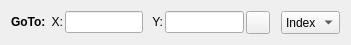
        <widget class="QWidget" name="layoutWidget">
         <property name="geometry">
          <rect>
           <x>173</x>
           <y>100</y>
           <width>351</width>
           <height>34</height>
          </rect>
         </property>
         <layout class="QHBoxLayout" name="gotoLayout">
          <property name="spacing">
           <number>2</number>
          </property>
          <property name="sizeConstraint">
           <enum>QLayout::SetDefaultConstraint</enum>
          </property>
          <item alignment="Qt::AlignHCenter|Qt::AlignVCenter">
           <widget class="QLabel" name="gotoLabel">
            <property name="enabled">
             <bool>true</bool>
            </property>
            <property name="sizePolicy">
             <sizepolicy hsizetype="Preferred" vsizetype="Preferred">
              <horstretch>0</horstretch>
              <verstretch>0</verstretch>
             </sizepolicy>
            </property>
            <property name="maximumSize">
             <size>
              <width>55</width>
              <height>16777215</height>
             </size>
            </property>
            <property name="font">
             <font>
              <weight>75</weight>
              <bold>true</bold>
             </font>
            </property>
            <property name="toolTip">
             <string>Go to X and Y position</string>
            </property>
            <property name="statusTip">
             <string/>
            </property>
            <property name="text">
             <string>GoTo: </string>
            </property>
           </widget>
          </item>
          <item alignment="Qt::AlignHCenter|Qt::AlignVCenter">
           <widget class="QLabel" name="gotoXLabel">
            <property name="enabled">
             <bool>true</bool>
            </property>
            <property name="sizePolicy">
             <sizepolicy hsizetype="Preferred" vsizetype="Preferred">
              <horstretch>0</horstretch>
              <verstretch>0</verstretch>
             </sizepolicy>
            </property>
            <property name="maximumSize">
             <size>
              <width>55</width>
              <height>16777215</height>
             </size>
            </property>
            <property name="text">
             <string>X:</string>
            </property>
            <property name="alignment">
             <set>Qt::AlignRight|Qt::AlignTrailing|Qt::AlignVCenter</set>
            </property>
           </widget>
          </item>
          <item alignment="Qt::AlignHCenter|Qt::AlignVCenter">
           <widget class="QLineEdit" name="gotoXbox">
            <property name="enabled">
             <bool>true</bool>
            </property>
            <property name="sizePolicy">
             <sizepolicy hsizetype="Maximum" vsizetype="Fixed">
              <horstretch>0</horstretch>
              <verstretch>0</verstretch>
             </sizepolicy>
            </property>
            <property name="minimumSize">
             <size>
              <width>50</width>
              <height>0</height>
             </size>
            </property>
            <property name="maximumSize">
             <size>
              <width>100</width>
              <height>120</height>
             </size>
            </property>
            <property name="toolTip">
             <string>&lt;html&gt;&lt;head/&gt;&lt;body&gt;&lt;p&gt;Go To this X axis coordinate&lt;/p&gt;&lt;/body&gt;&lt;/html&gt;</string>
            </property>
            <property name="statusTip">
             <string/>
            </property>
            <property name="inputMethodHints">
             <set>Qt::ImhFormattedNumbersOnly|Qt::ImhPreferNumbers</set>
            </property>
           </widget>
          </item>
          <item alignment="Qt::AlignHCenter|Qt::AlignVCenter">
           <widget class="QLabel" name="gotoYLabel">
            <property name="enabled">
             <bool>true</bool>
            </property>
            <property name="sizePolicy">
             <sizepolicy hsizetype="Preferred" vsizetype="Preferred">
              <horstretch>0</horstretch>
              <verstretch>0</verstretch>
             </sizepolicy>
            </property>
            <property name="maximumSize">
             <size>
              <width>55</width>
              <height>16777215</height>
             </size>
            </property>
            <property name="text">
             <string>  Y:</string>
            </property>
            <property name="alignment">
             <set>Qt::AlignRight|Qt::AlignTrailing|Qt::AlignVCenter</set>
            </property>
           </widget>
          </item>
          <item alignment="Qt::AlignHCenter|Qt::AlignVCenter">
           <widget class="QLineEdit" name="gotoYbox">
            <property name="enabled">
             <bool>true</bool>
            </property>
            <property name="sizePolicy">
             <sizepolicy hsizetype="Maximum" vsizetype="Maximum">
              <horstretch>0</horstretch>
              <verstretch>0</verstretch>
             </sizepolicy>
            </property>
            <property name="minimumSize">
             <size>
              <width>50</width>
              <height>0</height>
             </size>
            </property>
            <property name="maximumSize">
             <size>
              <width>100</width>
              <height>120</height>
             </size>
            </property>
            <property name="toolTip">
             <string>GoTo this Y axis coordinate</string>
            </property>
            <property name="statusTip">
             <string/>
            </property>
            <property name="layoutDirection">
             <enum>Qt::LeftToRight</enum>
            </property>
            <property name="inputMethodHints">
             <set>Qt::ImhFormattedNumbersOnly</set>
            </property>
           </widget>
          </item>
          <item>
           <widget class="QToolButton" name="goto_button">
            <property name="enabled">
             <bool>true</bool>
            </property>
            <property name="sizePolicy">
             <sizepolicy hsizetype="MinimumExpanding" vsizetype="Fixed">
              <horstretch>0</horstretch>
              <verstretch>0</verstretch>
             </sizepolicy>
            </property>
            <property name="minimumSize">
             <size>
              <width>0</width>
              <height>0</height>
             </size>
            </property>
            <property name="maximumSize">
             <size>
              <width>40</width>
              <height>25</height>
             </size>
            </property>
            <property name="toolTip">
             <string>press to go at X and Y position</string>
            </property>
            <property name="statusTip">
             <string/>
            </property>
            <property name="layoutDirection">
             <enum>Qt::LeftToRight</enum>
            </property>
            <property name="text">
             <string/>
            </property>
           </widget>
          </item>
          <item>
           <widget class="QLabel" name="gotoSpacerLabel">
            <property name="sizePolicy">
             <sizepolicy hsizetype="Fixed" vsizetype="Maximum">
              <horstretch>0</horstretch>
              <verstretch>0</verstretch>
             </sizepolicy>
            </property>
            <property name="maximumSize">
             <size>
              <width>20</width>
              <height>20</height>
             </size>
            </property>
            <property name="text">
             <string/>
            </property>
           </widget>
          </item>
          <item>
           <widget class="QComboBox" name="gotoSpaceCBox">
            <property name="maximumSize">
             <size>
              <width>60</width>
              <height>120</height>
             </size>
            </property>
            <property name="toolTip">
             <string>&lt;html&gt;&lt;head/&gt;&lt;body&gt;&lt;p&gt;&amp;quot;Index&amp;quot; = GoTo coordinates are in unit as shown for map.&lt;/p&gt;&lt;p&gt;&amp;quot;Real&amp;quot;   = GoTo coordinates are real on chromosome.&lt;/p&gt;&lt;/body&gt;&lt;/html&gt;</string>
            </property>
            <item>
             <property name="text">
              <string>Index</string>
             </property>
            </item>
            <item>
             <property name="text">
              <string>Real</string>
             </property>
            </item>
           </widget>
          </item>
         </layout>
        </widget>
